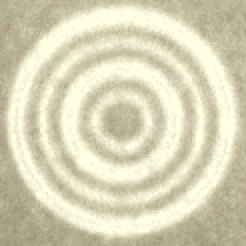
#> input picture historef/template/fiducial_mark.HnE_121.png, 123 x 123 px, given in place of N3-HG5MC.B02A.human.sge_match_sbcd.png, which was not available (shown 2 times larger)
$ jupyter execute --allow-errors Automated-b02a-process.ipynb   (shell and % lines are left out)   (older library calls are emulated)   (text cells are left out)
#> lines starting #> are read from the running program, lines starting #| are printed output that depends on the picture; pictures that were not available may be replaced by others from this repository, and a replacement may not be noted
### historef/matchraster.py
import subprocess
import random
import tempfile
from pathlib import Path
import os

import matplotlib.pyplot as plt
from sklearn.cluster import DBSCAN
from sklearn.preprocessing import StandardScaler

import numpy as np
import cv2


# [167 lines left out: functions find_best_transform_eff, ps_tms, find_representative_points_with_ids, find_best_cluster, find_best_transform, error_raster_tf, not called in this run]


def warp_affine(input, tf, reference):
    input_tf = cv2.warpAffine(input, tf[:2, :], (reference.shape[1], reference.shape[0]))
    return input_tf


def error_raster_sad(A, B):
    error = np.sum(np.abs(A - B)) / A.size
    return error


# [29 lines left out: function error_raster_ccorr, not called in this run]


def preprocess_image(image, channel=None, xy_swap=False, blur=None, gamma=None, inverse=False):

    # Check if a specific channel is selected
    if channel is not None:
        if channel < image.shape[2]:
            gray_image = image[:, :, channel]
        else:
            raise ValueError("Invalid channel number")
    else:
        # Check if the image is grayscale already
        if len(image.shape) == 2:
            gray_image = image
        else:
            # Convert the image to grayscale using all channel information
            gray_image = cv2.cvtColor(image, cv2.COLOR_BGR2GRAY)

    # Check if blur is specified and apply blur
    if blur is not None:
        if blur > 0:
            gray_image = cv2.GaussianBlur(gray_image, (blur, blur), 0)
        else:
            raise ValueError("Blur value must be greater than 0")

    if gamma is not None:
        gray_image = wb_level(gray_image, gamma=gamma)

    # Check if xy_swap is True and transpose the image
    if xy_swap:
        gray_image = np.transpose(gray_image)

    if inverse:
        gray_image = 255 - gray_image

    return gray_image


def wb_level(image, in_black=0, in_white=255, gamma=1, out_black=0, out_white=255):
    image = np.clip( (image - in_black) / (in_white - in_black), 0, 255)
    image = ( image ** (1/gamma) ) *  (out_white - out_black) + out_black
    image = np.clip(image, 0, 255).astype(np.uint8)
    return image


# [81 lines left out: functions gcps_from_pairs, execute_gdal_translate, execute_gdalwarp, warp_from_gcps, write_merged_image, not called in this run]

### historef/center.py
import os, sys, random, math
import importlib.resources as pkg_resources

import cv2
import numpy as np
from scipy import stats
from scipy.signal import convolve2d


def get_fiducial_mark_centers(im_sbcd, im_tmpl_option='sbcd', max_circles=384, min_dist=150, min_intensity=50, square_size=5):
    """Detect fiducial marks in a given image and a template.
    The image and the template should be grayscale images.

    Usage:
    centers, im_matched = get_fiducial_mark_centers(im_nge, im_nge_tmpl, min_dist = 200)

    Parameters:
    - im_sbcd: a large grayscale image, either histology or NGE
    - im_tmpl_option: a small grayscale image of a single template of fiducial mark
      select 'sbcd'|'HnE' (default: 'sbcd')
    - max_circles: maximum number of fiducial marks to be detected
    - min_dist: minimum distance between fiducial marks
    - min_intensity: minimum intensity of fiducial marks after 2D convolution
    - square_size: size of the square to calculate the average intensity via convolution

    Returns
    - list of list
        x : x-coordinate of detected centers
        y : y-coordinate of detected centers
        filter : PASS or FAIL, based on the current filtering criteria.
        intensity : Mean intensity values at the center after template matching and convolution
        pixels_in : Number of pixels "inside" the region proximal to the center (higher the better)
        pixels_out : Number of pixels "outside" the region proximal to the center (lower the better)
    """

    tmplf = pkg_resources.files('historef') / f"template/fiducial_mark.{im_tmpl_option}.png"
    im_tmpl = cv2.imread(str(tmplf), cv2.IMREAD_GRAYSCALE)

    ## default settings not exposed to users:
    method = cv2.TM_CCOEFF_NORMED     ## template matching method
    quantile_thres = 0.999            ## quantile threshold to extract the top 0.1% of the matched values
    quantile_high_thres = 0.9999      ## quantile threshold to extract the top 0.001% of the matched values

    ## get the input image size
    (tmpl_height, tmpl_width) = im_tmpl.shape
    (sbcd_height, sbcd_width) = im_sbcd.shape

    ## 1. perform template matching to identify possible locations of fiducial marks
    ## Perform template matching in correlation coefficient scale
    im_matched = cv2.matchTemplate(im_sbcd, im_tmpl, method)
    ## 2. Zero out values below top 0.1% threshold
    im_matched_thres = np.quantile(im_matched, quantile_thres)
    im_matched_thres_high = np.quantile(im_matched, quantile_high_thres)
    im_matched[im_matched < im_matched_thres] = 0
    ## Normalize the image to 0-255
    im_matched = cv2.normalize(im_matched, dst=None, alpha=0, beta=255, norm_type=cv2.NORM_MINMAX, dtype=cv2.CV_8U)
    ## the image dimension should be (sbcd_width - tmpl_width + 1, sbcd_height - tmpl_height + 1)
    (matched_height, matched_width) = im_matched.shape

    ## 3. perform a 2D convolution to pinpoint the center of fiducial marks
    intensity_map = np.zeros_like(im_matched, dtype=np.float32)
    kernel = np.ones((square_size, square_size), dtype=np.float32) / (square_size ** 2)
    intensity_map    = convolve2d(im_matched, kernel, mode='valid', boundary='fill', fillvalue=0)
    ## the image dimension should be (sbcd_width - tmpl_width - square_size + 1, sbcd_height - tmpl_height - square_size + 1)
    (intensity_height, intensity_width) = intensity_map.shape

    ## 4. Iteratively identify top N brightest squares using greedy algorithm
    brightest_squares = []
    offset_h = square_size // 2 + tmpl_height // 2
    offset_w = square_size // 2 + tmpl_width // 2
    n_detected = 0
    n_skipped = 0
    while len(brightest_squares) < max_circles:
        # Find the brightest location
        min_val, max_val, min_loc, max_loc = cv2.minMaxLoc(intensity_map)
        if max_val < min_intensity:
            # No more bright squares to find
            break

        cx = max_loc[0] + offset_w  ## x coordinate of the center in the original image
        cy = max_loc[1] + offset_h  ## y coordinate of the center in the original image
        mx = max_loc[0] + (square_size // 2)  ## x coordinate of the center in the matched image
        my = max_loc[1] + (square_size // 2)  ## y coordinate of the center in the matched image

        ## take 51x51 pixels around the center to make sure that the center is not a false positive
        ex_h = 50
        ex_w = 50

        ## Extract the 51x51 pixels around the center
        im_neighbor = im_matched[(my-ex_h):(my+ex_h+1), (mx-ex_w):(mx+ex_w+1)]

        ## take 9x9 squares to ignore in false positive detection
        sm_h = tmpl_height // 10
        sm_w = tmpl_width // 10

        ## Threshold the pixels to ignore the center
        thres_neighbor = im_matched_thres_high  ## intensity threshold to consider as false positives
        thres_out_pixels = ex_h * ex_w // 50            ## the number of pixels to be detected outside the center regions to be considered as false positives
        thres_in_pixels  = (sm_h * sm_w) // 3

        pixels_in  = (im_neighbor[(ex_h-sm_h):(ex_h+sm_h+1), (ex_w-sm_w):(ex_w+sm_w+1)] > thres_neighbor).sum()
        pixels_all = (im_neighbor > thres_neighbor).sum()
        pixels_out = pixels_all - pixels_in

        ## 5. check whether the number of pixels above the threshold is larger than the threshold
        if ( pixels_out > thres_out_pixels or pixels_in < thres_in_pixels ): ## this is not a genuine fiducial mark
            # print("Skipped a fiducial mark at (%d, %d) with (%d, %d)" % (cx, cy, pixels_in, pixels_out), file=sys.stderr)
            brightest_squares.append([cx, cy, "FAIL", max_val, pixels_in, pixels_out])
            n_skipped += 1
        else:
#           print("Detected a fiducial mark at (%d, %d) with (%d, %d)" % (cx, cy, pixels_in, pixels_out), file=sys.stderr)
            brightest_squares.append([cx, cy, "PASS", max_val, pixels_in, pixels_out])
            n_detected += 1

        # 6. Zero out a (min_dist x min_dist) area around the found square to a low value to avoid close picks
        x_start = max(0, max_loc[0] - min_dist)
        y_start = max(0, max_loc[1] - min_dist)
        x_end = min(matched_width, max_loc[0] + min_dist)
        y_end = min(matched_height, max_loc[1] + min_dist)
        intensity_map[y_start:y_end, x_start:x_end] = 0

    print("detected %d fiducial marks and skipped %d" % (n_detected, n_skipped), file=sys.stderr)

    ## sort the coordinates by x and y
    brightest_squares.sort(key=lambda x: x[1])
    brightest_squares.sort(key=lambda x: x[0])

    return brightest_squares, im_matched


# [19 lines left out: function get_fiducial_mark_centers_hough, not called in this run]

### historef/grid.py
import numpy as np
from math import atan2, degrees, sqrt

import matplotlib.pyplot as plt
from scipy.spatial import KDTree
from scipy.signal import find_peaks
from scipy.optimize import minimize_scalar, minimize


def construct_grid_graph(center_tsv, angle_allowance=5):
    v, e = construct_nearest_graph(center_tsv)
    # edge: (p1, p2, angle)
    peak_angles = find_peak_bearings([edge[2] for edge in e])
    grid_edges = []
    for edge in e:
        bearing = edge[2]
        if any(bearing_difference(bearing, peak_angle) <= angle_allowance for peak_angle in peak_angles):
            grid_edges.append(edge)
    return v, grid_edges


# [20 lines left out: functions identify_scale_factor, identify_rotation_angle, not called in this run]


def construct_nearest_graph(center_points):
    points = [(p[0], p[1]) for p in center_points]
    tree = KDTree(points)
    num_neighbors = 4  # including itself

    edges = []
    for point in points:
        distances, indices = tree.query(point, k=num_neighbors)
        for i in indices[1:]:
            bearing, length = calculate_bearing_length(point, points[i])
            edges.append((point, points[i], bearing, length))
    return points, edges


def roundTo90(theta):
    """Round an angle to the nearest multiple of 90 degrees."""
    return round(theta / 90) * 90


# [42 lines left out: functions error_function_angle, find_optimal_rotation, calculate_bearing_length, calculate_bearing_angles, find_peak_bearings, not called in this run]


def bearing_difference(angle1, angle2):
    return min((angle1 - angle2) % 180, (angle2 - angle1) % 180)


# [53 lines left out: functions find_grid_lengths, plot_edges, plot_tms, not called in this run]

### historef/util.py
import cv2
import numpy as np

def intensity_cut(image, threshold=0.9):

    # Convert the image to grayscale
    gray_image = cv2.cvtColor(image, cv2.COLOR_BGR2GRAY)
    gray_array = np.array(gray_image)

    # Calculate the histogram of the grayscale image and plot
    histogram, bin_edges = np.histogram(gray_array, bins=256, range=(0, 255))

    # Find the intensity value where the cumulative count first exceeds or equals the 90% threshold
    cumulative_histogram = np.cumsum(histogram)
    total_pixels = cumulative_histogram[-1]
    top_10_percent_intensity = np.argmax(cumulative_histogram >= total_pixels * threshold )

    # Adjust Min-Max to highlight top 10% pixels and black out down 90% pixels
    contrast_adjusted_array = gray_array - top_10_percent_intensity
    contrast_adjusted_array[contrast_adjusted_array > 255 - top_10_percent_intensity] = 0
    contrast_adjusted_array = contrast_adjusted_array * (255 / np.max(contrast_adjusted_array))
    contrast_adjusted_array = np.clip(contrast_adjusted_array, 0, 255).astype(np.uint8)

    return contrast_adjusted_array

### notebook/Automated-b02a-process.ipynb
[cell 1]
import argparse
from pathlib import Path

import numpy as np
import cv2

from historef.center import get_fiducial_mark_centers
from historef.grid import \
    construct_grid_graph, \
    identify_scale_factor, \
    identify_rotation_angle,\
    plot_edges
from historef.transform import \
    find_overlapping_transform, \
    apply_transform_points,\
    find_nearest_pairs
from historef.util import intensity_cut
from historef.matchraster import \
    find_best_transform_eff, preprocess_image,\
    warp_from_gcps
from historef.referencer import *

[cell 2]
ngef  = "../sample/b02a/N3-HG5MC.B02A.human.sge_match_sbcd.png"   ## nbcd-nmatch-nge 3way image
hnef = "../sample/b02a/histology_crop.tif"
alignf = "../sample/b02a/output/histology_aligned.tif"


params = {
    'nge_xy_swap': True,
    'nge_center_channel': 0,
    'nge_center_template': 'sbcd',
    'nge_center_min_dist': 200,
    'hne_xy_swap': True,
    'hne_center_channel': 0,
    'hne_center_template': 'HnE_121',
    'hne_center_min_dist': 300,
    'matching_max_nearest': 0.33,
    'nge_raster_channel':1,
    'nge_raster_blur':5,
    'nge_raster_gamma':2,
    'hne_raster_channel':1,
    'hne_raster_blur':5,
    'hne_raster_gamma':2,
    'matched_pair_max_distance': 100
}

[cell 3]
output_dir = Path(alignf).parent

im_nge_raw = cv2.imread(ngef, cv2.IMREAD_COLOR)
#> im_nge_raw is the input picture: shape (123, 123, 3); mean B, G, R 184.5, 212.1, 217.2
im_nge = preprocess_image(
    im_nge_raw,
    channel=params['nge_center_channel'],
    xy_swap=params['nge_xy_swap'])
#> in preprocess_image, `gray_image = np.transpose(gray_image)`:
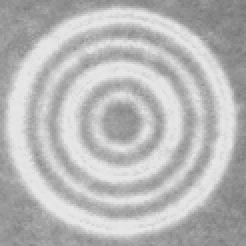
#> gray_image: shape (123, 123) (shown 2 times larger); min 120, max 232, mean 184.5
circles_nge, _ = get_fiducial_mark_centers(
    im_nge,
    params['nge_center_template'],
    min_dist=params['nge_center_min_dist'])
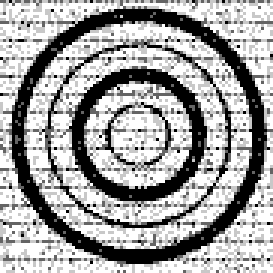
#> input picture historef/template/fiducial_mark.sbcd.png, 91 x 91 px (shown 3 times larger)
#> in get_fiducial_mark_centers, im_tmpl is the input picture: shape (91, 91); min 0, max 255, mean 162.5
#> in get_fiducial_mark_centers, `im_matched = cv2.matchTemplate(im_sbcd, im_tmpl, method)`:
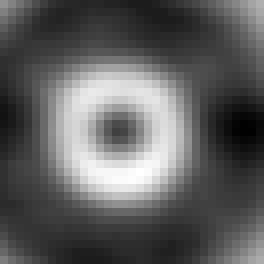
#> im_matched: shape (33, 33) float32 (shown 8 times larger); min -0.157, max 0.119, mean -0.0538; drawn with min black and max white
#> in get_fiducial_mark_centers, `im_matched_thres = np.quantile(im_matched, quantile_thres)`: im_matched_thres = 0.118
#> in get_fiducial_mark_centers, `im_matched_thres_high = np.quantile(im_matched, quantile_high_thres)`: im_matched_thres_high = 0.119
#> the loop in get_fiducial_mark_centers, `while len(brightest_squares) < max_circles:` made 1 pass
#> (min_val, max_val, min_loc, max_loc) on pass 1: (0, 20.24, (0, 0), (13, 18))
#> after the loop in get_fiducial_mark_centers, `while len(brightest_squares) < max_circles:`: brightest_squares = []; n_detected = 0
#> circles_nge = []
#> (the rest of this cell did not finish here and is left out)

plot_edges(v_nge, e_nge)

[cell 4]
im_hne_raw = cv2.imread(hnef, cv2.IMREAD_COLOR)
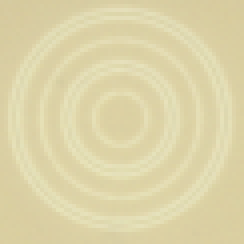
#> input picture historef/template/fiducial_mark.HnE_61.png, 61 x 61 px, given in place of histology_crop.tif, which was not available (shown 4 times larger)
#> im_hne_raw is the input picture: shape (61, 61, 3); mean B, G, R 169, 212.4, 221.5
im_hne = intensity_cut(im_hne_raw)
#> in intensity_cut, `gray_image = cv2.cvtColor(image, cv2.COLOR_BGR2GRAY)`:
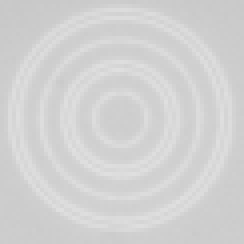
#> gray_image: shape (61, 61) (shown 4 times larger); min 200, max 224, mean 210.2
#> in intensity_cut, `histogram, bin_edges = np.histogram(gray_array, bins=256, range=(0, 25..`: histogram = 256 values, max 353 at index 208, min 0 at index 0, mean 14.54; bin_edges = 257 values from 0 to 255
#> in intensity_cut, `cumulative_histogram = np.cumsum(histogram)`: cumulative_histogram = 256 values from 0 to 3721
#> in intensity_cut, `total_pixels = cumulative_histogram[-1]`: total_pixels = 3721
#> in intensity_cut, `top_10_percent_intensity = np.argmax(cumulative_histogram >= total_pix..`: top_10_percent_intensity = 219
im_hne = preprocess_image(
    im_hne,
    xy_swap=params['hne_xy_swap'])
circles_hne, _ = get_fiducial_mark_centers(
    im_hne,
    params['hne_center_template'],
    min_dist=params['hne_center_min_dist'])
#> call 2 of get_fiducial_mark_centers, with im_tmpl_option = 'HnE_121', max_circles = 384, min_dist = 300, min_intensity = 50, square_size = 5
#> in get_fiducial_mark_centers (call 2), `im_tmpl = cv2.imread(str(tmplf), cv2.IMREAD_GRAYSCALE)`:
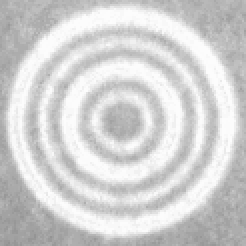
#> im_tmpl: shape (123, 123) (shown 2 times larger); min 146, max 252, mean 210
#> in get_fiducial_mark_centers (call 2), `im_matched = cv2.matchTemplate(im_sbcd, im_tmpl, method)`:
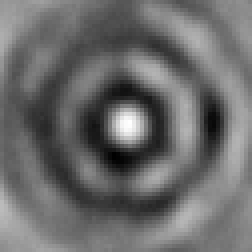
#> im_matched: shape (63, 63) float32 (shown 4 times larger); min -0.118, max 0.181, mean 0.0084; drawn with min black and max white
#> in get_fiducial_mark_centers (call 2), `im_matched_thres = np.quantile(im_matched, quantile_thres)`: im_matched_thres = 0.172
#> in get_fiducial_mark_centers (call 2), `im_matched_thres_high = np.quantile(im_matched, quantile_high_thres)`: im_matched_thres_high = 0.18
#> in get_fiducial_mark_centers (call 2), `intensity_map    = convolve2d(im_matched, kernel, mode='valid', bounda..`:
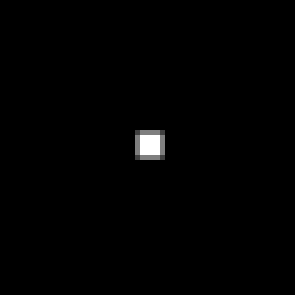
#> intensity_map: shape (59, 59) float32 (shown 5 times larger); min 0, max 40.24, mean 0.3; drawn with min black and max white
#> the loop in get_fiducial_mark_centers (call 2), `while len(brightest_squares) < max_circles:` made 1 pass
#> (min_val, max_val, min_loc, max_loc) on pass 1: (0, 40.24, (0, 0), (28, 27))
#> after the loop in get_fiducial_mark_centers (call 2), `while len(brightest_squares) < max_circles:`: n_detected = 0
#> circles_hne = []
#> (the rest of this cell did not finish here and is left out)

plot_edges(v_hne, e_hne)

#> (a cell that did not finish here is left out)

#> (a cell that did not finish here is left out)

[cell 7]
nge_raster = preprocess_image(
    im_nge_raw, xy_swap=params['nge_xy_swap'],
    channel=params['nge_raster_channel'],
    blur=params['nge_raster_blur'],
    gamma=params['nge_raster_gamma'])
#> in wb_level, `image = ( image ** (1/gamma) ) *  (out_white - out_black) + out_black`:
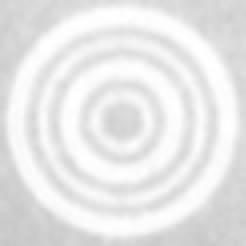
#> image: shape (123, 123) float64 (shown 2 times larger); min 197.5, max 255, mean 232.1

hne_raster = preprocess_image(
    im_hne_raw, xy_swap=params['hne_xy_swap'],
    channel=params['hne_raster_channel'],
    blur=params['hne_raster_blur'],
    gamma=params['hne_raster_gamma'])
#> call 2 of wb_level, with in_black = 0, in_white = 255, gamma = 2, out_black = 0, out_white = 255
#> in wb_level (call 2), `image = ( image ** (1/gamma) ) *  (out_white - out_black) + out_black`:
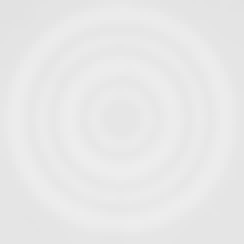
#> image: shape (61, 61) float64 (shown 4 times larger); min 227, max 237.9, mean 232.7

#> (a cell that did not finish here is left out)

[cell 9]
import matplotlib.pyplot as plt
from matplotlib.ticker import MultipleLocator

# Extracting cluster IDs and corresponding errors
def plot_errors(clusters, comparison=None, dot_size=3):
    # Preparing data for plotting
    x_values = []
    y_values = []
    for cluster_id, errors in clusters.items():
        for error in errors:
            x_values.append(cluster_id)
            y_values.append(error)

    # Plotting cluster errors
    plt.figure(figsize=(6, 6))
    plt.scatter(
        x_values, y_values,
        s=dot_size, label='Cluster Errors')

    if comparison:
        # Determining the x-coordinate for the comparison values
        comparison_x = max(clusters.keys()) + 1
        # Plotting comparison values
        plt.scatter(
            [comparison_x] * len(comparison), comparison,
            color='red', s=dot_size,  label='Best Cluster')

    # Plot labels and title
    plt.xlabel('Cluster ID')
    plt.ylabel('Raster Differences')
    plt.gca().xaxis.set_major_locator(MultipleLocator(1))
    plt.title('Comparison of Errors Between Clusters')
    plt.legend()
    plt.show()

#> (a cell that did not finish here is left out)

#> (a cell that did not finish here is left out)
